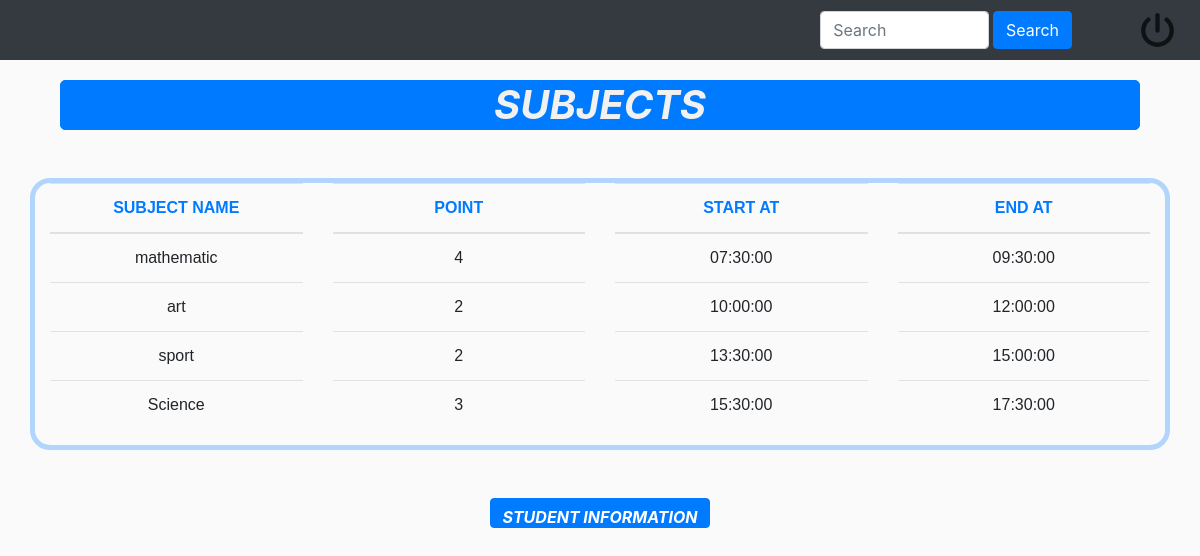
Page /view/subject.php on the committed database.
### tables this page shows
CREATE TABLE `subject` (
  `id` int(20) NOT NULL,
  `subjectName` text NOT NULL,
  `point` int(20) NOT NULL,
  `enter` time NOT NULL,
  `close` time NOT NULL
);

### models/database.php (the view, shortened to what this page needs)
<?php
    class Database{
        public $db;
        public function __construct(){
            $this->db = $this->Sql();
        }
        public function Sql(){
            $servername = "localhost" ;
            $username = "root" ;
            $password = "" ;
            $conn = new PDO("mysql:host = $servername; dbname=exo", $username,$password) ;
            return $conn;
        }
                ?>
                <?php
        public function subject(){
            $a = $this->db->prepare("SELECT * FROM subject") ;
            $a->execute() ;
            while($data = $a->fetch()){
                echo "<tr><td>{$data['subjectName']}</td></tr>" ;
            }
        }
        public function point(){
            $a = $this->db->prepare("SELECT * FROM subject") ;
            $a->execute() ;
            while($data = $a->fetch()){
                echo "<tr><td>{$data['point']}</td></tr>" ;
            }
        }
        public function enter(){
            $a = $this->db->prepare("SELECT * FROM subject") ;
            $a->execute() ;
            while($data = $a->fetch()){
                echo "<tr><td>{$data['enter']}</td></tr>" ;
            }
        }
        public function close(){
            $a = $this->db->prepare("SELECT * FROM subject") ;
            $a->execute() ;
            while($data = $a->fetch()){
                echo "<tr><td>{$data['close']}</td></tr>" ;
            }
        }
    }
?>

### view/template/header.php (shortened to what this page needs)
<!DOCTYPE html>
<html lang="en">
<head>
    <link rel="stylesheet" href="public/bs/css/bootstrap.min.css">
    <link rel="stylesheet" href="public/css/style.css">
</head>
<body>

### view/subject.php
<?php
    include "view/template/header.php";
    include 'models/database.php' ;
    $database = new Database();
?>
    <nav class="navi bg-dark">
        <div class="container-fluid">
            <div class="row">
                <div class="col"></div>
                <div class="col"></div>
                <div class="col navi ml-3">
                    <form class="d-flex">
                        <input class="form-control me-2" type="text" placeholder="Search">
                        <button class="btn btn-primary ml-1" type="button">Search</button>
                    </form>
                    <a href="http://localhost/exo/index.php?action=logout">
                    <div class="contico ml-5">
                        <img src="public/assets/fontawesome/svgs/solid/power-off.svg" alt="poweroff" class="icon" style="margin-left: 20px; margin-right:10px ;">
                    </div>
                    </a>
                </div>
            </div>
        </div>
    </nav>
    <div class="container">
        <div class="col" >
            <h3 id="studentinfo">SUBJECTS</h3>
        </div>
    </div>
    <div class="container mt-5">
        <div class="row subtable">
            <div class="col">
                <table class="table table-hover" style="text-align: center;">
                    <thead  style="color: #007bff;">
                        <tr>
                            <th>SUBJECT NAME</th>
                        </tr>
                    </thead>
                    <tbody>
                        <?php  $database->subject() ?>
                    </tbody>
                </table>
            </div>
            <div class="col">
                <table class="table table-hover" style="text-align: center;">
                    <thead  style="color: #007bff;">
                        <tr>
                            <th>POINT</th>
                        </tr>
                    </thead>
                    <tbody>
                        <?php  $database->point() ?>
                    </tbody>
                </table>
            </div>
            <div class="col">
                <table class="table table-hover" style="text-align: center;">
                    <thead  style="color: #007bff;">
                        <tr>
                            <th>START AT</th>
                        </tr>
                    </thead>
                    <tbody>
                        <?php  $database->enter() ?>
                    </tbody>
                </table>
            </div>
            <div class="col">
                <table class="table table-hover" style="text-align: center;">
                    <thead  style="color: #007bff;">
                        <tr>
                            <th>END AT</th>
                        </tr>
                    </thead>
                    <tbody>
                        <?php  $database->close() ?>
                    </tbody>
                </table>
            </div>
        </div>
    </div>
    <div class="col" style="text-align: center;">
        <a href="http://localhost/exo/index.php?action=student">
            <div class="btn btn-primary mt-5 linksubStude">
                <p>STUDENT INFORMATION</p>
            </div>
        </a>
    </div>

### public/css/style.css (style rules this page uses)
body { background-color: rgb(250, 250, 250); user-select: none; animation-duration: 2.5s ; animation-name: show ; }
.navi { display: flex; height: 60px; align-items: center; justify-content: right; }
.icon { width: 35px; height: 35px; opacity: 0.7; transition: 1s; }
#studentinfo { font-style: italic; font-weight: 700; text-align: center; color: #f1f1f1 ; font-size: 40px ; background-color: #007bff; border: 1px solid #007bff; border-radius: 5px; margin-top: 20px; transition: 2s ; }
.table { font-family: Arial, Helvetica, sans-serif; }
.linksubStude { font-style: italic; font-weight: 700; height: 30px; background-color: #007bff; }
.subtable { border: 5px solid #007bff4b; border-radius: 20px; transition: 2s; }

### rows in the picture
subject: subjectName "mathematic", point "4", enter "07:30:00", close "09:30:00"
subject: subjectName "art", point "2", enter "10:00:00", close "12:00:00"
subject: subjectName "sport", point "2", enter "13:30:00", close "15:00:00"
subject: subjectName "Science", point "3", enter "15:30:00", close "17:30:00"
